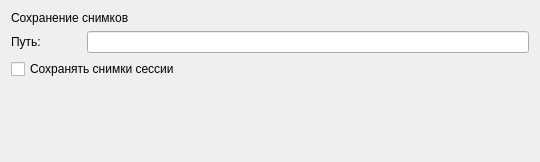
<?xml version="1.0" encoding="UTF-8"?>
<ui version="4.0">
 <class>SavingSettings</class>
 <widget class="QWidget" name="SavingSettings">
  <property name="geometry">
   <rect>
    <x>0</x>
    <y>0</y>
    <width>540</width>
    <height>162</height>
   </rect>
  </property>
  <property name="windowTitle">
   <string>Form</string>
  </property>
  <layout class="QVBoxLayout" name="verticalLayout">
   <item>
    <widget class="QLabel" name="label_title">
     <property name="text">
      <string>Сохранение снимков</string>
     </property>
    </widget>
   </item>
   <item>
    <layout class="QHBoxLayout" name="horizontalLayout">
     <item>
      <widget class="QLabel" name="label">
       <property name="text">
        <string>Путь:</string>
       </property>
      </widget>
     </item>
     <item>
      <spacer name="horizontalSpacer">
       <property name="orientation">
        <enum>Qt::Horizontal</enum>
       </property>
       <property name="sizeType">
        <enum>QSizePolicy::Fixed</enum>
       </property>
       <property name="sizeHint" stdset="0">
        <size>
         <width>40</width>
         <height>20</height>
        </size>
       </property>
      </spacer>
     </item>
     <item>
      <widget class="QLineEdit" name="lineEdit_path"/>
     </item>
    </layout>
   </item>
   <item>
    <layout class="QHBoxLayout" name="horizontalLayout_2">
     <item>
      <widget class="QCheckBox" name="checkBox_saved">
       <property name="text">
        <string>Сохранять снимки сессии</string>
       </property>
      </widget>
     </item>
     <item>
      <spacer name="horizontalSpacer_2">
       <property name="orientation">
        <enum>Qt::Horizontal</enum>
       </property>
       <property name="sizeHint" stdset="0">
        <size>
         <width>40</width>
         <height>20</height>
        </size>
       </property>
      </spacer>
     </item>
    </layout>
   </item>
   <item>
    <spacer name="verticalSpacer">
     <property name="orientation">
      <enum>Qt::Vertical</enum>
     </property>
     <property name="sizeHint" stdset="0">
      <size>
       <width>20</width>
       <height>40</height>
      </size>
     </property>
    </spacer>
   </item>
  </layout>
 </widget>
 <resources/>
 <connections/>
</ui>
